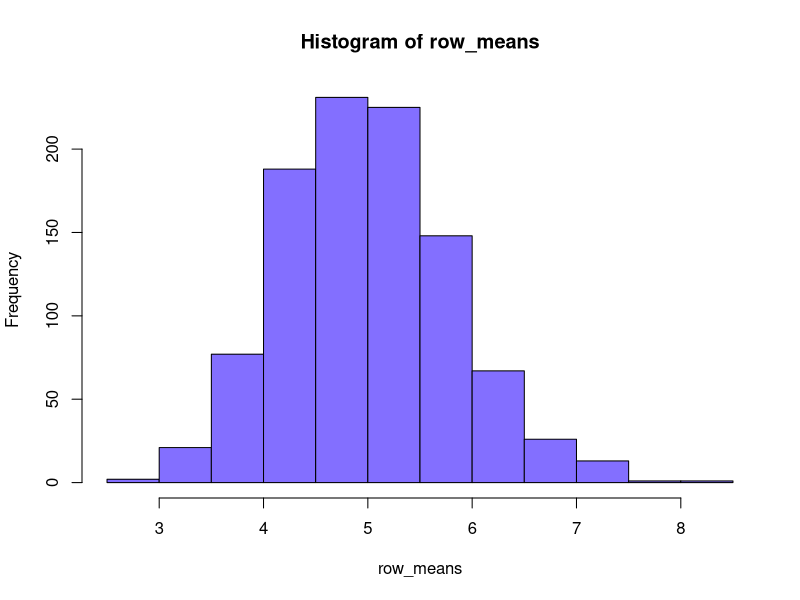
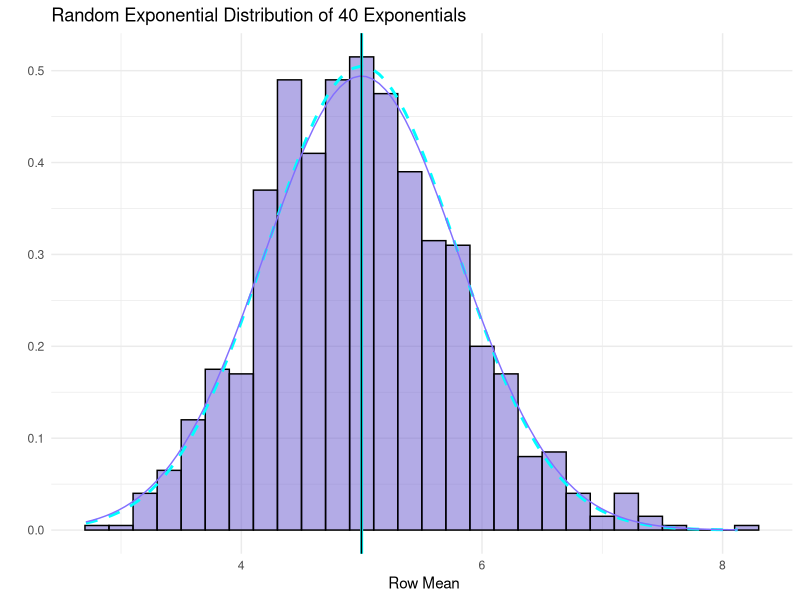

Recreate these plots in R, in order.
## ---- chunk 1
knitr::opts_chunk$set(echo = TRUE, cache = TRUE)
require(ggplot2)
require(knitr)
set.seed(144)
## ---- chunk 2
n = 40
lambda = 0.2
simulations = 1000

distro <- matrix(
    rexp(n * simulations, lambda), simulations
    )
## ---- chunk 3
# Means
row_means <- apply(distro, 1, mean)
calc_mean <- mean(row_means)
exp_mean <- 1/lambda
# Standard deviation
calc_sd <- sd(row_means)
exp_sd <- 1/lambda * 1/sqrt(n)
# Variance
calc_var <- calc_sd^2
exp_var <- exp_sd^2
    
## ---- chunk 4
hist(row_means, col = "slateblue1")
## ---- chunk 5
df_rmeans <- data.frame(row_means)

ggplot(df_rmeans, aes(x = row_means)) +
    geom_histogram(
        binwidth = lambda, 
        fill = "slateblue3", 
        color = "black",
        alpha = .5,
        aes(y = ..density..)) +
    stat_function(
        fun = dnorm, 
        args = list(mean = exp_mean, sd = exp_sd), 
        color = "cyan", 
        linetype = "dashed", 
        size = 1) +
    geom_vline(
        xintercept = exp_mean, 
        color = "cyan", 
        size = 1) +
    stat_function(
        fun = dnorm, 
        args = list(mean = calc_mean, sd = calc_sd), 
        color = "slateblue1") +
    geom_vline(xintercept = calc_mean) +
    labs(
        title = "Random Exponential Distribution of 40 Exponentials",
        x = " Row Mean",
        y = ""
    ) +
    theme_minimal()
    
